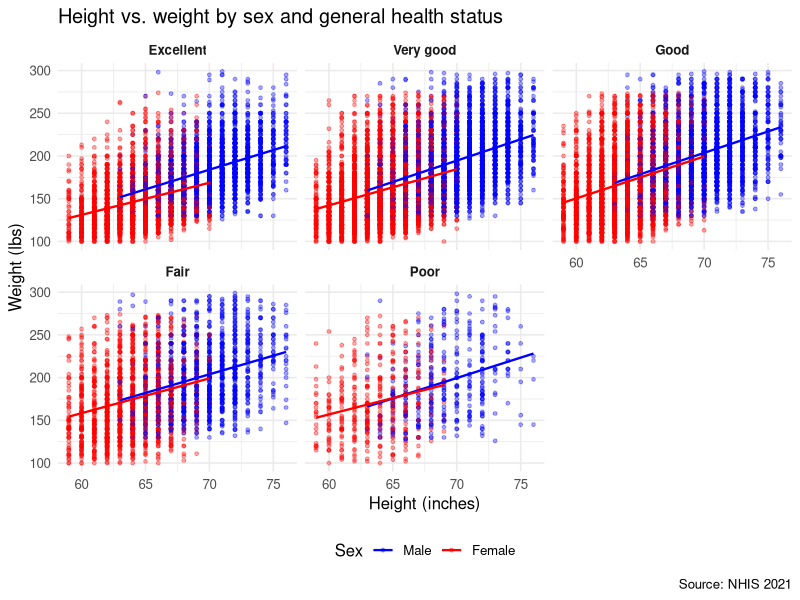
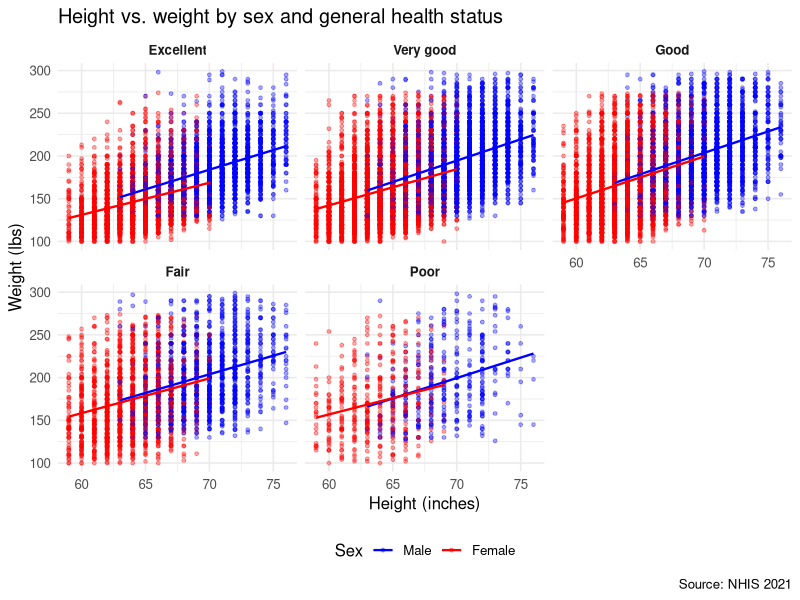
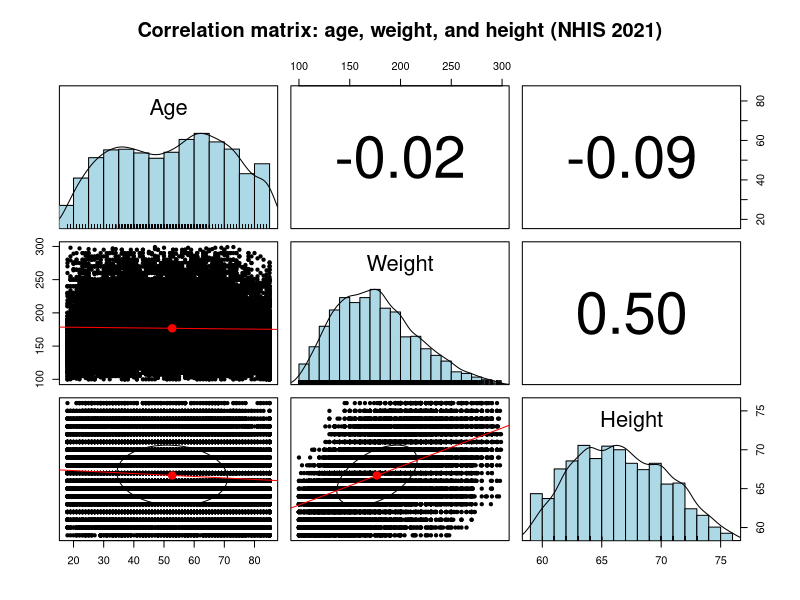

Recreate these plots in R, in order.
# Load libraries
library(tidyverse)
library(psych)

# Load cleaned data and apply factor levels
nhis <- read_csv("data/nhis_clean.csv") %>%
  mutate(
    SEX_A = factor(SEX_A, levels = c("Male", "Female")),
    PHSTAT_A = factor(PHSTAT_A,
                      levels = c("Excellent","Very good","Good","Fair","Poor"),
                      ordered = TRUE),
    EDUCP_A = factor(EDUCP_A,
                     levels = c("Less than High School",
                                "High School Graduate",
                                "Some College",
                                "College Graduate or better"))
  )

# Plot 1: Enhanced scatter plot 
# Height vs weight, colored by sex, faceted by health status

nhis_plot <- nhis %>%
  filter(!is.na(HEIGHTTC_A), !is.na(WEIGHTLBTC_A),
         !is.na(SEX_A), !is.na(PHSTAT_A))

p1 <- ggplot(nhis_plot,
             aes(x = HEIGHTTC_A, y = WEIGHTLBTC_A, color = SEX_A)) +
  geom_point(alpha = 0.35, size = 1) +
  geom_smooth(method = "lm", se = FALSE, linewidth = 0.8) +
  facet_wrap(~ PHSTAT_A, nrow = 2) +
  scale_color_manual(values = c("Male" = "blue", "Female" = "red")) +
  labs(title   = "Height vs. weight by sex and general health status",
       x       = "Height (inches)",
       y       = "Weight (lbs)",
       color   = "Sex",
       caption = "Source: NHIS 2021") +
  theme_minimal(base_size = 12) +
  theme(strip.text      = element_text(face = "bold"),
        legend.position = "bottom")

print(p1)

ggsave("output/plot1_scatter_height_weight_sex_health.png",
       plot = p1, width = 10, height = 7, dpi = 300)

# ── Plot 2: Correlation scatter plot matrix ───────────────────
# Age, weight, and height using pairs.panels()

nhis_numeric <- nhis %>%
  select(Age    = AGEP_A,
         Weight = WEIGHTLBTC_A,
         Height = HEIGHTTC_A) %>%
  drop_na()

png("output/plot2_pairs_panel_age_weight_height.png",
    width = 800, height = 800, res = 150)

pairs.panels(
  nhis_numeric,
  method   = "pearson",
  hist.col = "lightblue",
  density  = TRUE,
  ellipses = TRUE,
  lm       = TRUE,
  main     = "Correlation matrix: age, weight, and height (NHIS 2021)"
)

dev.off()
